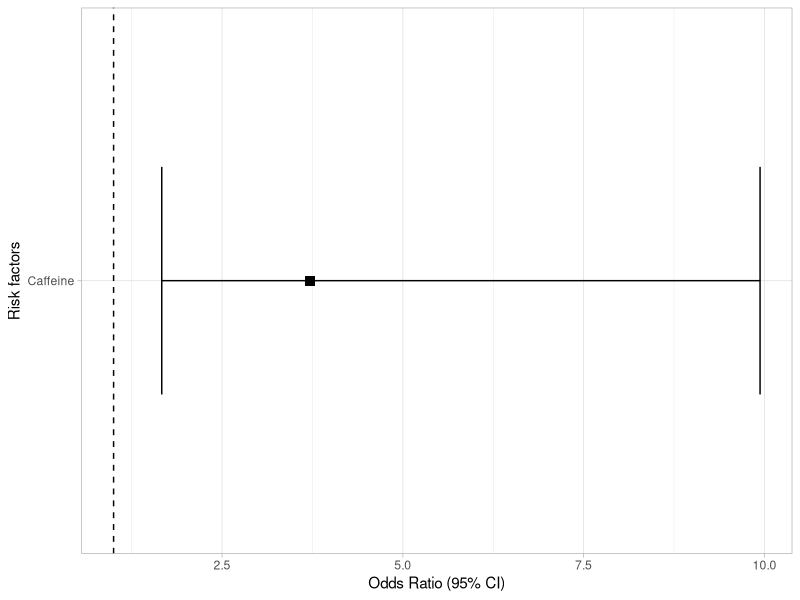

This chart was generated by the following R code:
library(ggplot2)
label <- c("Caffeine")
mean  <- c(3.720) 
lower <- c(1.666)
upper <- c(9.94)

df <- data.frame(label, mean, lower, upper)

# reverses the factor level ordering for labels after coord_flip()
df$label <- factor(df$label, levels=rev(df$label))

library(ggplot2)
fp <- ggplot(data=df, aes(x=label, y=mean, ymin=lower, ymax=upper)) +
  geom_errorbar(width=0.5) + 
  geom_point(shape=15, size=3, fill="white") +
  geom_hline(yintercept=1, lty=2) +  # add a dotted line at x=1 after flip
  coord_flip() +  # flip coordinates (puts labels on y axis)
  xlab("Risk factors") + ylab("Odds Ratio (95% CI)") +
  theme(axis.text.x = element_text(size=40),
        axis.title.y = element_text(size=14,face="bold")) +
  scale_y_continuous() +
  theme_light() # use a white background
fp

#mean  <- c(1.077,0.470,1.298,0.805,0.424,3.720) 
#lower <- c(0.970,0.265,1.045,0.616,0.231,1.666)
#upper <- c(1.777,0.874,1.602,1.060,0.759,9.94)
